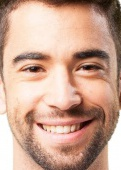
#> input picture Gender_Classification_Images/faces/Total_Images_Subset/train/man/man_0.jpg, 121 x 170 px; its folder holds only this picture in this run
$ jupyter execute --allow-errors 'Image QC_Enhancement.ipynb'
#> lines starting #> are read from the running program, lines starting #| are printed output that depends on the picture
[cell 1]
import glob
import cv2
import numpy as np
import matplotlib.pyplot as plt

# loading dataset in custom generators
directory = './Gender_Classifier/Gender_Classification_Images/faces/Real_Images/train/'
men_images=(cv2.imread(file) for file in glob.glob(directory + 'man/*.jpg'))
women_images=(cv2.imread(file) for file in glob.glob(directory + 'woman/*.jpg'))


class Image_Quality:                           #Parent Class

    def __init__(self, image):

        """

        :param image: image returned by the generator

        """
        self.image = image
#> self.image is the input picture: shape (170, 121, 3); mean B, G, R 146, 164.8, 202.3

    #  Function to check the quality of images and the histogram of their pixels
    def img_and_hist(self):

        try:
            # Flatten the image pixel and separate into bins
            hist,bins = np.histogram(self.image.flatten(),256,[0,256])
#> hist = 256 values, max 2394 at index 255, min 8 at index 1, mean 241.1; bins = 257 values from 0 to 256

            # Obtain pixels cummulative frequencies after binning
            cdf = hist.cumsum()
#> cdf = 256 values from 17 to 61710
            cdf_normalized = cdf * float(hist.max()) / cdf.max()
#> cdf_normalized = 256 values from 0.66 to 2394

            print(self.image.shape)
#| (170, 121, 3)
            x_axis = np.arange(256)

            # Plot the image side by side with the pixel histogram
            fig = plt.figure(figsize=(12,6))
            fig.add_subplot(1, 2, 1)
            plt.imshow(cv2.cvtColor(self.image, cv2.COLOR_BGR2RGB))
            plt.axis("off")

            fig.add_subplot(1, 2, 2)
            plt.plot(cdf_normalized, color = 'b')
            plt.hist(self.image.flatten(),256,[0,256], color = 'r')
            plt.xlim([0,256])
            plt.legend(('cdf','histogram'), loc = 'upper left')
            plt.show()
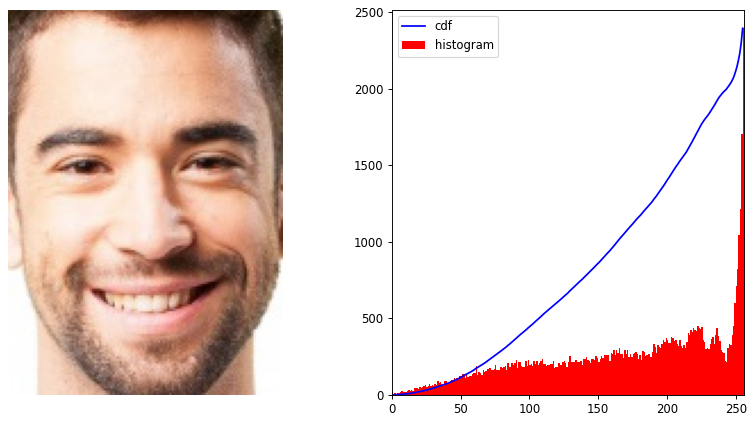
#> figure drawn by matplotlib, 2 panels; panel 2: tallest bar 2394 high, from x = 255 to 256; panel 2: curve peaks at x = 255, y = 2394

        except AttributeError:
            print('Attribute Error: Please set next(image_generator) in the Image_Quality argument')


class Enhance_Image(Image_Quality):

    #  Inherit parent class instance variable
    def __init__(self, image):
        super().__init__(image)
        self.img_and_hist()

    # Function to perform histogram equalization on image and display output
    def hist_eqn(self):

        image_hsv = cv2.cvtColor(self.image, cv2.COLOR_BGR2HSV)
#> image_hsv: shape (170, 121, 3); mean H, S, V 12.2, 79.5, 202.4

        h,s,v = cv2.split(image_hsv)
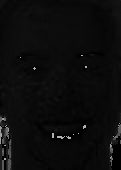
#> h: shape (170, 121); min 0, max 179, mean 12.2
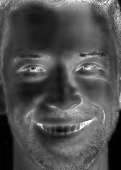
#> s: shape (170, 121); min 0, max 255, mean 79.5
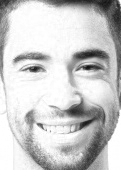
#> v: shape (170, 121); min 17, max 255, mean 202.4
        v = cv2.equalizeHist(v)
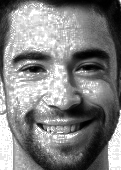
#> v: shape (170, 121); min 0, max 255, mean 130

        merged_hsv = cv2.merge((h,s,v))
#> merged_hsv: shape (170, 121, 3); mean H, S, V 12.2, 79.5, 130
        HE_enhanced = cv2.cvtColor(merged_hsv, cv2.COLOR_HSV2BGR)
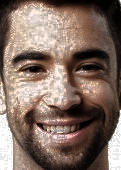
#> HE_enhanced: shape (170, 121, 3); mean B, G, R 98.8, 109.5, 130

        Image_Quality(HE_enhanced).img_and_hist()
#> in img_and_hist (call 2), `hist,bins = np.histogram(self.image.flatten(),256,[0,256])`: hist = 256 values, max 2394 at index 255, min 7 at index 246, mean 241.1
#> in img_and_hist (call 2), `cdf = hist.cumsum()`: cdf = 256 values from 347 to 61710
#> in img_and_hist (call 2), `cdf_normalized = cdf * float(hist.max()) / cdf.max()`: cdf_normalized = 256 values from 13.46 to 2394
#| (170, 121, 3)
#> in img_and_hist (call 2), `plt.show()`:
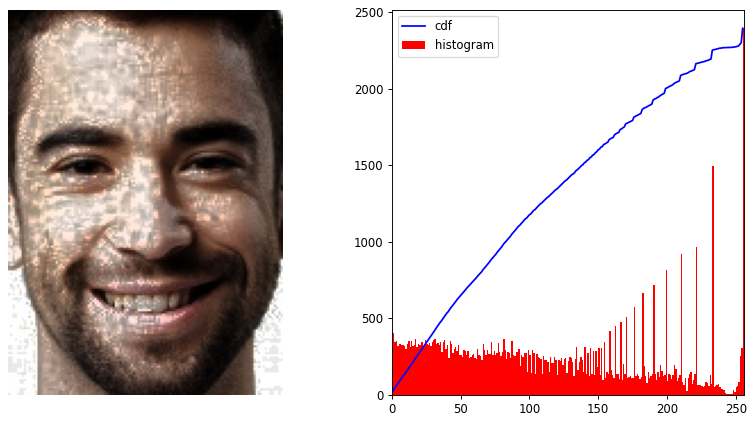
#> figure drawn by matplotlib, 2 panels; panel 2: tallest bar 2394 high, from x = 255 to 256; panel 2: curve peaks at x = 255, y = 2394


    # Function to perform contrast limited adaptive histogram equalizer
    # [12 lines left out: function clahe, not called in this run]


# If yes to any enhancement technique, save the enhanced images in a directory

class Save:

    def __init__(self, image_generator):

        self.image_generator = image_generator

    # [43 lines left out: function save_pic, not called in this run]

$ run again, on Gender_Classification_Images/faces/Total_Images_Subset/train/man/man_15.jpg
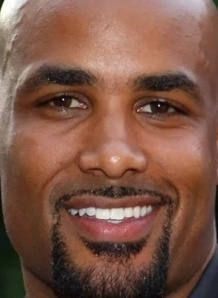
#> input picture Gender_Classification_Images/faces/Total_Images_Subset/train/man/man_15.jpg, 218 x 298 px
#> in __init__, self.image is the input picture: shape (298, 218, 3); mean B, G, R 71, 86.4, 124.9
#> hist = 256 values, max 1626 at index 61, min 12 at index 243, mean 761.3; bins = 257 values from 0 to 256
#> cdf = 256 values from 31 to 194892
#> cdf_normalized = 256 values from 0.259 to 1626
#| (298, 218, 3)
#> image_hsv: shape (298, 218, 3); mean H, S, V 16.4, 114.1, 125.4
#> merged_hsv: shape (298, 218, 3); mean H, S, V 16.4, 114.1, 128.2
#> in hist_eqn, `HE_enhanced = cv2.cvtColor(merged_hsv, cv2.COLOR_HSV2BGR)`:
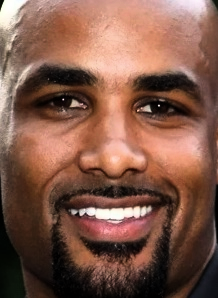
#> HE_enhanced: shape (298, 218, 3); mean B, G, R 73.2, 88.5, 128.1
#> hist = 256 values, max 1579 at index 25, min 38 at index 231, mean 761.3
#> cdf = 256 values from 928 to 194892
#> cdf_normalized = 256 values from 7.52 to 1579
#| (298, 218, 3)
#> in img_and_hist (call 2), `plt.show()`:
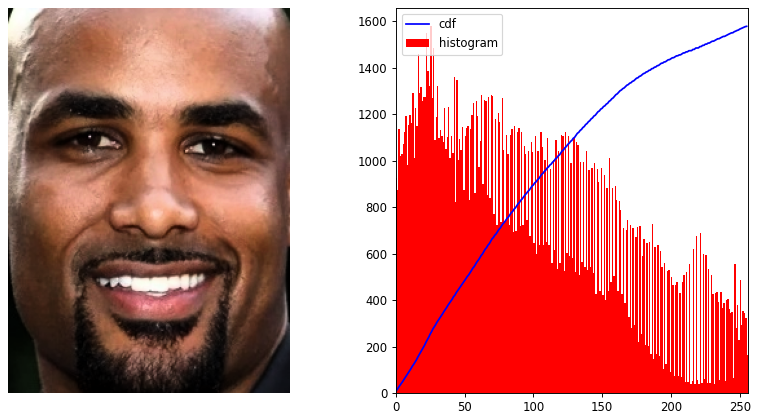
#> figure drawn by matplotlib, 2 panels; panel 2: tallest bar 1579 high, from x = 25 to 26; panel 2: curve peaks at x = 255, y = 1579

$ run again, on Gender_Classification_Images/faces/Total_Images_Subset/train/man/man_16.jpg
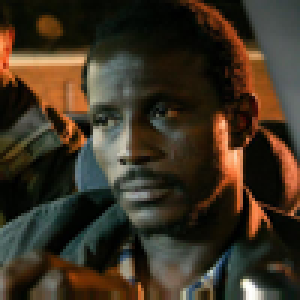
#> input picture Gender_Classification_Images/faces/Total_Images_Subset/train/man/man_16.jpg, 100 x 100 px (shown 3 times larger)
#> in __init__, self.image is the input picture: shape (100, 100, 3); mean B, G, R 35.1, 49.9, 60.6
#> hist = 256 values, max 988 at index 4, min 2 at index 215, mean 117.2; bins = 257 values from 0 to 256
#> cdf = 256 values from 184 to 30000
#> cdf_normalized = 256 values from 6.06 to 988
#| (100, 100, 3)
#> image_hsv: shape (100, 100, 3); mean H, S, V 37.3, 134.8, 64.2
#> merged_hsv: shape (100, 100, 3); mean H, S, V 37.3, 134.8, 128.5
#> in hist_eqn, `HE_enhanced = cv2.cvtColor(merged_hsv, cv2.COLOR_HSV2BGR)`:
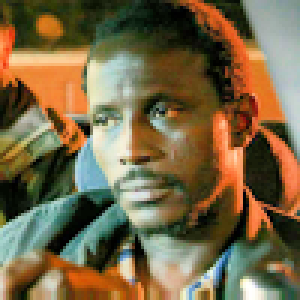
#> HE_enhanced: shape (100, 100, 3) (shown 3 times larger); mean B, G, R 70.3, 103, 119.4
#> hist = 256 values, max 548 at index 23, min 28 at index 255, mean 117.2
#> cdf = 256 values from 231 to 30000
#> cdf_normalized = 256 values from 4.22 to 548
#| (100, 100, 3)
#> in img_and_hist (call 2), `plt.show()`:
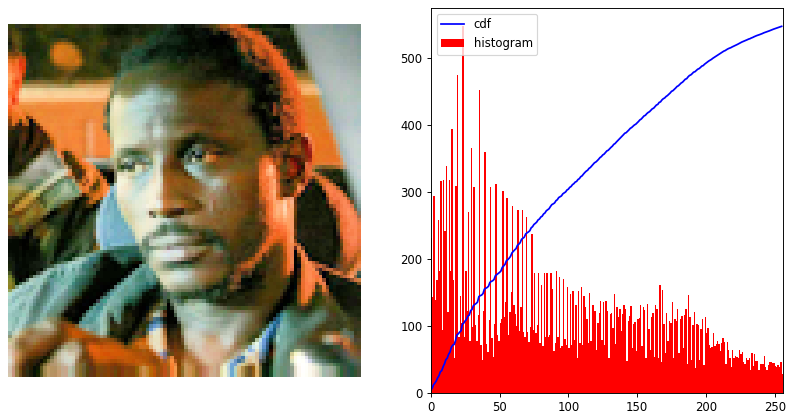
#> figure drawn by matplotlib, 2 panels; panel 2: tallest bar 548 high, from x = 23 to 24; panel 2: curve peaks at x = 255, y = 548

$ run again, on Gender_Classification_Images/faces/Total_Images_Subset/train/man/man_17.jpg
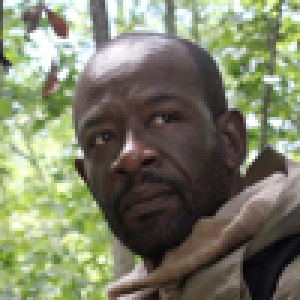
#> input picture Gender_Classification_Images/faces/Total_Images_Subset/train/man/man_17.jpg, 100 x 100 px (shown 3 times larger)
#> in __init__, self.image is the input picture: shape (100, 100, 3); mean B, G, R 104, 128.1, 124.7
#> hist = 256 values, max 387 at index 255, min 0 at index 1, mean 117.2; bins = 257 values from 0 to 256
#> cdf = 256 values from 1 to 30000
#> cdf_normalized = 256 values from 0.0129 to 387
#| (100, 100, 3)
#> image_hsv: shape (100, 100, 3); mean H, S, V 44.9, 63.1, 134.1
#> merged_hsv: shape (100, 100, 3); mean H, S, V 44.9, 63.1, 128.1
#> hist = 256 values, max 387 at index 255, min 13 at index 251, mean 117.2
#> cdf = 256 values from 122 to 30000
#> cdf_normalized = 256 values from 1.57 to 387
#| (100, 100, 3)
#> in img_and_hist (call 2), `plt.show()`:
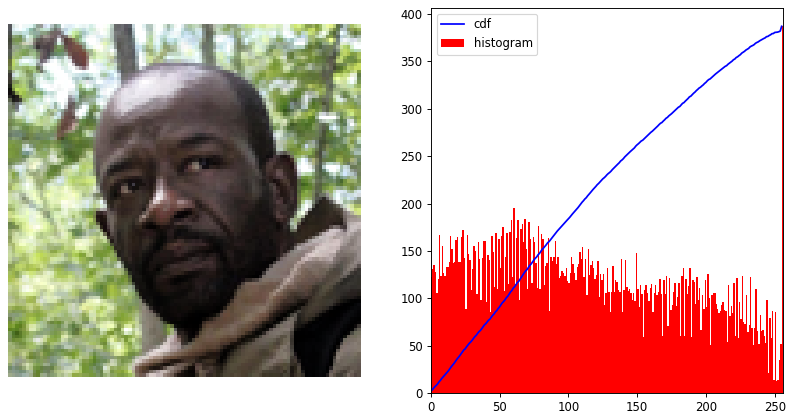
#> figure drawn by matplotlib, 2 panels; panel 2: tallest bar 387 high, from x = 255 to 256; panel 2: curve peaks at x = 255, y = 387
